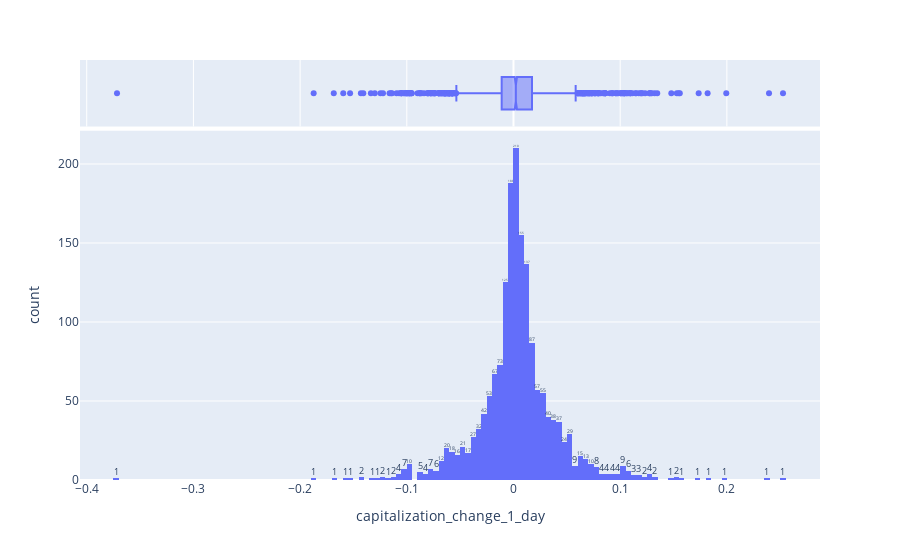

The code cell stored with this chart in its notebook:
### Code cell
px.histogram(data_frame=df, x='capitalization_change_1_day',text_auto=True, marginal='box')

### Figure 1 — Plotly figure (JSON) as saved in the notebook; plotly's stock layout.template omitted (floating-point values rounded to 4 significant figures; data arrays with more than 128 entries replaced by an {"elided": "..."} marker saying what was removed)
{"data": [{"alignmentgroup": "True", "bingroup": "x", "hovertemplate": "capitalization_change_1_day=%{x}<br>count=%{y}<extra></extra>", "legendgroup": "", "marker": {"color": "#636efa", "pattern": {"shape": ""}}, "name": "", "offsetgroup": "", "orientation": "v", "showlegend": false, "texttemplate": "%{value}", "type": "histogram", "x": {"elided": "1746 float values"}, "xaxis": "x", "yaxis": "y"}, {"alignmentgroup": "True", "hovertemplate": "capitalization_change_1_day=%{x}<extra></extra>", "legendgroup": "", "marker": {"color": "#636efa"}, "name": "", "notched": true, "offsetgroup": "", "showlegend": false, "type": "box", "x": {"elided": "1746 float values"}, "xaxis": "x2", "yaxis": "y2"}], "layout": {"barmode": "relative", "legend": {"tracegroupgap": 0}, "margin": {"t": 60}, "xaxis": {"anchor": "y", "domain": [0, 1], "title": {"text": "capitalization_change_1_day"}}, "xaxis2": {"anchor": "y2", "domain": [0, 1], "matches": "x", "showgrid": true, "showticklabels": false}, "yaxis": {"anchor": "x", "domain": [0, 0.8316], "title": {"text": "count"}}, "yaxis2": {"anchor": "x2", "domain": [0.8416, 1], "matches": "y2", "showgrid": false, "showline": false, "showticklabels": false, "ticks": ""}}}
